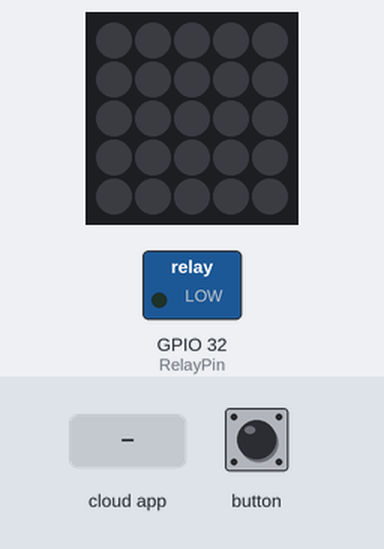
This sketch was run on a simulated ESP32. On the bench: 5×5 RGB LED matrix (first LED top left, wired row by row), switched loads named in the sketch (green lamp = pin HIGH). The inputs (shaded band) are chosen by the test bench. Dim RGB values are drawn brighter than linear; WiFi joins after 1.5 s; servers stay silent unless stated; what the sketch prints to the serial monitor is not drawn.

Above: at 2.7 s.
2.8 s: button pressed for 0.15 s
At 3.5 s:
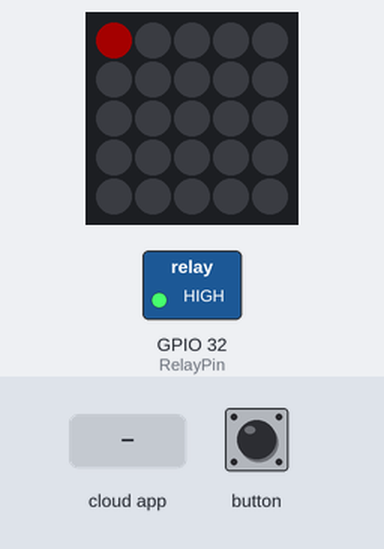
4.4 s: the phone or cloud app sets mySwitch to 0
At 5.6 s:
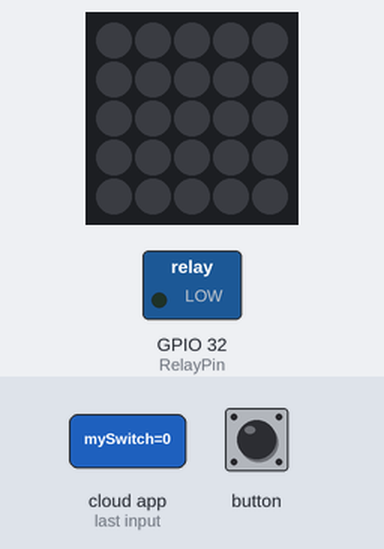
5.9 s: the phone or cloud app sets mySwitch to 1
At 7.1 s:
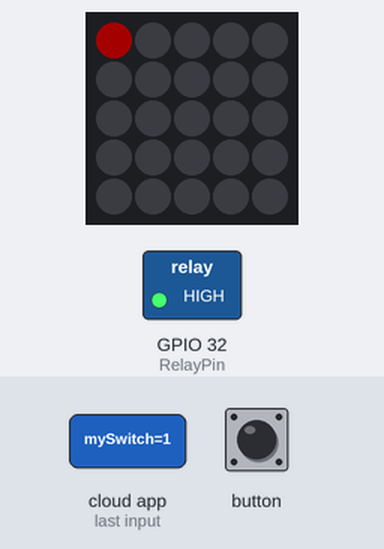
7.4 s: button pressed for 1 s
At 7.8 s:
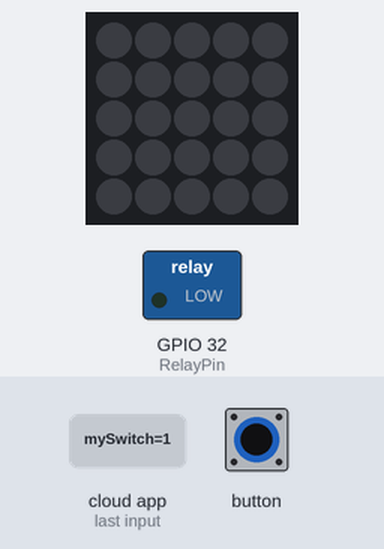
Timing chart, 0 to 10.4 s (numbered marks = the images above; inputs shaded):
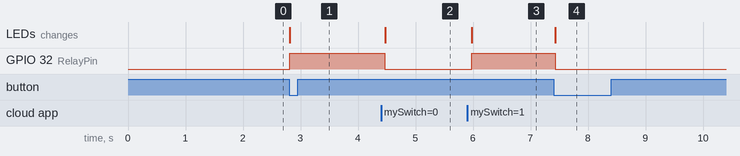

Measured:
- after the input at 2.8 s, GPIO 32 (RelayPin): LOW → HIGH at once; the LEDs: change at once (image 1)
- after the input at 4.4 s, GPIO 32 (RelayPin): HIGH → LOW after 0.07 s; the LEDs: change after 0.07 s (image 2)
- after the input at 5.9 s, GPIO 32 (RelayPin): LOW → HIGH after 0.08 s; the LEDs: change after 0.08 s (image 3)
- after the input at 7.4 s, GPIO 32 (RelayPin): HIGH → LOW at once; the LEDs: change at once (image 4)

The sketch:

alexaSwitch.ino
```cpp
#include <WiFi.h>
#include "M5Atom.h"
#include "fauxmoESP.h"

const int RelayPin = 32;
const char DEVICE_NAME[] = "mySwitch";

// Wi-Fi
const char* ssid = "";
const char* password = "";

typedef enum {
  NO_EVENT = 0,
  SW_ON,
  SW_OFF
} EVENT;

volatile EVENT event = NO_EVENT;

fauxmoESP fauxmo;

// setup code
void setup() {

  // リレーの初期化
  pinMode(RelayPin, OUTPUT);
  digitalWrite(RelayPin, LOW);

  // M5の初期化
  M5.begin(true, false, true);
  delay(50);
  M5.dis.drawpix(0, 0x000000);

  // WiFiの初期化
  WiFi.begin(ssid, password);
  while (WiFi.status() != WL_CONNECTED) {
      delay(500);
      Serial.print(".");
  }
  Serial.print("WiFi connected\r\nIP address: ");
  Serial.println(WiFi.localIP());

  // Alexa用の初期化
  fauxmo.createServer(true);
  fauxmo.setPort(80);
  fauxmo.enable(true);

  // デバイス名を登録
  fauxmo.addDevice(DEVICE_NAME);

  // コールバック関数を登録
  fauxmo.onSetState(AlexaCallback);
}

// コールバック関数 登録したデバイスにAlexaからイベント来ると呼ばれる
void AlexaCallback(unsigned char device_id, const char *device_name, bool state, unsigned char value) {

  // コールバックに応じてイベント更新
  if (strcmp(device_name, DEVICE_NAME) == 0) {
      if(state) {
        event = SW_ON;
      } else {
        event = SW_OFF;
      }
  }

}

void loop() {

  // スイッチの状態
  static bool state = false;

  // 本体のボタン操作
  if (M5.Btn.wasPressed()) {
    if(state) {
      event = SW_OFF;
    } else {
      event = SW_ON;
    }
  }

  // Alexaからのイベント監視
  switch (event) {
    case SW_ON:
      LightControl(true);
      state = true;
      event = NO_EVENT;
      break;
    case SW_OFF:
      LightControl(false);
      state = false;
      event = NO_EVENT;
      break;
    default:
      break;
  }

  fauxmo.handle();
  delay(50);
  M5.update();
}


// コントロールON / OFF
void LightControl(bool value) {
  if(value){
    Serial.println("ON");
    M5.dis.drawpix(0, 0xf00000);
    digitalWrite(RelayPin, HIGH);
  } else {
    Serial.println("OFF");
    M5.dis.drawpix(0, 0x000000);
    digitalWrite(RelayPin, LOW);
  }
}
```
